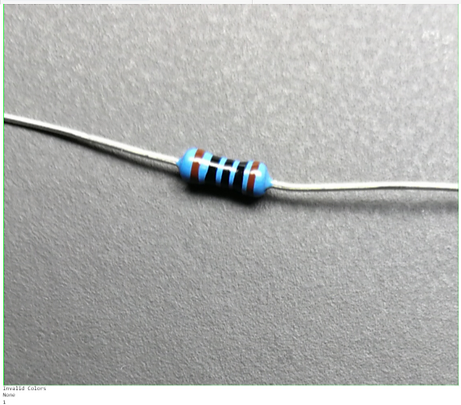
#> input picture data/res.png, 461 x 405 px
$ jupyter execute demo.ipynb
#> lines starting #> are read from the running program, lines starting #| are printed output that depends on the picture; after the words box and inside, x2 and y2 are one past the last pixel; in counts of white or black regions, pixels touching at a corner belong together
### calculation.py
color_codes = {'black': 0, 'brown': 1, 'red': 2, 'orange': 3, 'yellow': 4, 'green': 5, 'blue': 6, 'violet': 7, 'gray': 8, 'white': 9}
Tolerance_codes = {"golden":5,"silver":10}

def detect(band_colors):
    band1, band2, band3 = band_colors[:3]
    register_value = int(f'{color_codes[band1]}{color_codes[band2]}')
    multiplier = int(10**color_codes[band3])
    # tolerance = int(Tolerance_codes[tol])
    if(register_value >10 and 10**6>multiplier>=10**2):
        calculated = register_value*multiplier
        answer = calculated/10**2
        print(f"The value of Register is : {answer} Kohms")
    elif(register_value>10 and 10**9>multiplier>=10**6):
        calculated = register_value*multiplier
        answer = calculated/10**6
        print(f"The value of Register is : {answer} Mohms ")
    elif(register_value>10 and multiplier>=10**9):
        calculated = register_value*multiplier
        answer = calculated/10**9
        print(f"The value of Register is : {answer} Gohms")

# calculated = detect(['red', 'green', 'red',"silver"])

### demo.ipynb
[cell 1]
import cv2
import numpy as np

# Load the image
img = cv2.imread('data/res.png')
#> img is the input picture: shape (405, 461, 3); mean B, G, R 176.4, 178.3, 177.1

# Convert the image to grayscale
gray = cv2.cvtColor(img, cv2.COLOR_BGR2GRAY)

# Apply Gaussian blur to smooth the image and reduce noise
blur = cv2.GaussianBlur(gray, (5, 5), 0)
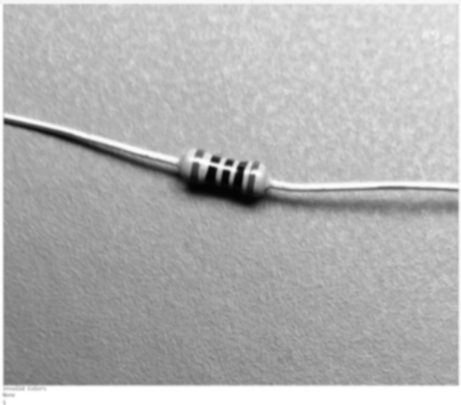
#> blur: shape (405, 461); min 4, max 255, mean 177.7

# Apply adaptive thresholding to binarize the image and isolate the edges
thresh = cv2.adaptiveThreshold(blur, 255, cv2.ADAPTIVE_THRESH_GAUSSIAN_C, cv2.THRESH_BINARY_INV, 11, 2)
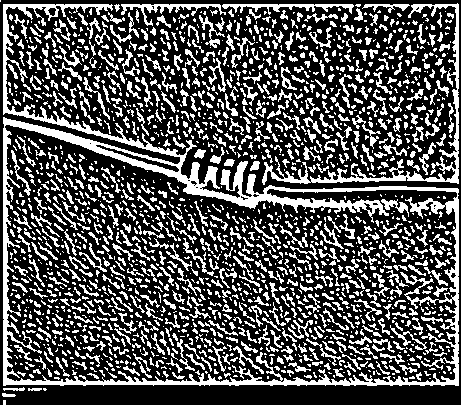
#> thresh: shape (405, 461); 31.8% white; 1933 white regions (1200 under 20 px)

# Find contours of the objects in the image
contours, hierarchy = cv2.findContours(thresh, cv2.RETR_TREE, cv2.CHAIN_APPROX_SIMPLE)
#> contours = 1994 contours, 1589 with area under 20; largest, box (x1, y1, x2, y2) and area: (3, 4, 459, 386) 100176, (4, 124, 458, 384) 89187, (262, 3, 459, 185) 1802, (222, 4, 354, 15) 392, (121, 4, 226, 26) 390

# Sort the contours by area in descending order
contours = sorted(contours, key=cv2.contourArea, reverse=True)[:4]
#> contours = 4 contours; box (x1, y1, x2, y2) and area: (3, 4, 459, 386) 100176, (4, 124, 458, 384) 89187, (262, 3, 459, 185) 1802, (222, 4, 354, 15) 392

# Extract the color of each contour region
colors = []
for contour in contours:
    mask = np.zeros_like(gray)
    cv2.drawContours(mask, [contour], 0, 255, -1)
    color = cv2.mean(img, mask=mask)[:3]
    colors.append(color)
#> this loop made 4 passes
#> color on passes 1 to 4: (153.2, 155, 153.9), (157.4, 158.5, 158.1), (197.6, 200.7, 195.6), (204.7, 207.2, 208.4)
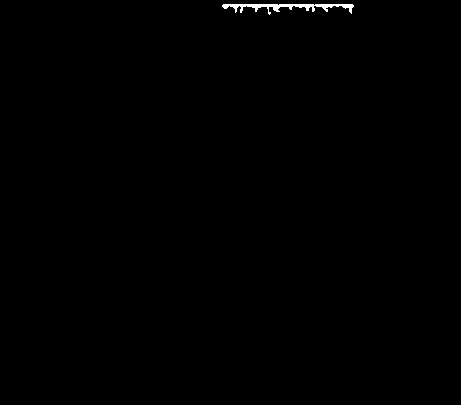
#> mask: shape (405, 461); 0.3% white; 1 white region, box (x1, y1, x2, y2) and area: (222, 4, 354, 15) 560
#> after the loop, colors = [(153.2, 155, 153.9), (157.4, 158.5, 158.1), (197.6, 200.7, 195.6), (204.7, 207.2, 208.4)]

color_values = {
    'black': [(0, 0, 0), (40, 40, 40)],
    'brown': [(101, 67, 33), (150, 75, 0)],
    'red': [(165, 0, 0), (255, 60, 60)],
    'orange': [(255, 97, 0), (255, 187, 51)],
    'yellow': [(255, 255, 0), (255, 255, 153)],
    'green': [(0, 128, 0), (102, 255, 102)],
    'blue': [(0, 0, 128), (153, 204, 255)],
    'violet': [(127, 0, 255), (204, 153, 255)],
    'gray': [(128, 128, 128), (211, 211, 211)],
    'white': [(224, 224, 224), (255, 255, 255)]
}

def get_color_name(rgb, color_values):
    for color, (min_rgb, max_rgb) in color_values.items():
        if min_rgb <= rgb <= max_rgb:
            return color
    return None

color_names = []
for i in range(len(colors)):
    color_name = get_color_name(colors[i], color_values)
    color_names.append(color_name)
#> this loop made 4 passes
#> after the loop, color_names = ['violet', 'violet', 'red', 'red']
    # print(f"Color band {i+1}: {color_name}")

[cell 2]
color_names = color_names[:3]
#> color_names = ['violet', 'violet', 'red']
color_names
#> Out = ['violet', 'violet', 'red']

[cell 3]
from calculation import detect

[cell 4]
detect(color_names)
#> in detect, `band1, band2, band3 = band_colors[:3]`: band1 = 'violet'; band3 = 'red'
#> in detect, `register_value = int(f'{color_codes[band1]}{color_codes[band2]}')`: register_value = 77
#> in detect, `multiplier = int(10**color_codes[band3])`: multiplier = 100
#> in detect, `calculated = register_value*multiplier`: calculated = 7700
#> in detect, `answer = calculated/10**2`: answer = 77
#| The value of Register is : 77.0 Kohms
